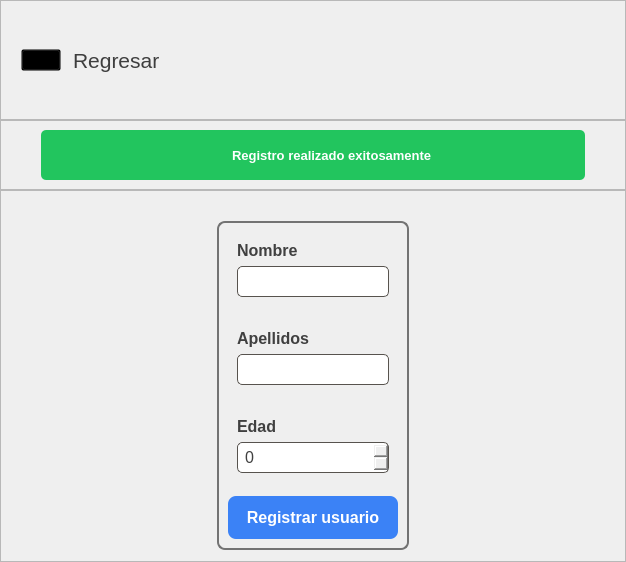
            <widget class="QWidget" name="pagAgregarPaciente">
             <layout class="QVBoxLayout" name="verticalLayout_31">
              <property name="spacing">
               <number>0</number>
              </property>
              <property name="leftMargin">
               <number>0</number>
              </property>
              <property name="topMargin">
               <number>0</number>
              </property>
              <property name="rightMargin">
               <number>0</number>
              </property>
              <property name="bottomMargin">
               <number>0</number>
              </property>
              <item alignment="Qt::AlignTop">
               <widget class="QFrame" name="frame_44">
                <property name="sizePolicy">
                 <sizepolicy hsizetype="Preferred" vsizetype="Expanding">
                  <horstretch>0</horstretch>
                  <verstretch>0</verstretch>
                 </sizepolicy>
                </property>
                <property name="minimumSize">
                 <size>
                  <width>0</width>
                  <height>120</height>
                 </size>
                </property>
                <property name="frameShape">
                 <enum>QFrame::StyledPanel</enum>
                </property>
                <property name="frameShadow">
                 <enum>QFrame::Raised</enum>
                </property>
                <layout class="QHBoxLayout" name="horizontalLayout_23">
                 <property name="spacing">
                  <number>12</number>
                 </property>
                 <property name="leftMargin">
                  <number>20</number>
                 </property>
                 <property name="topMargin">
                  <number>20</number>
                 </property>
                 <property name="rightMargin">
                  <number>20</number>
                 </property>
                 <property name="bottomMargin">
                  <number>20</number>
                 </property>
                 <item alignment="Qt::AlignLeft">
                  <widget class="QPushButton" name="btnRegresarAPacientes">
                   <property name="cursor">
                    <cursorShape>PointingHandCursor</cursorShape>
                   </property>
                   <property name="styleSheet">
                    <string notr="true">QPushButton{
	background-color: transparent;
}</string>
                   </property>
                   <property name="text">
                    <string/>
                   </property>
                   <property name="icon">
                    <iconset>
                     <normaloff>img/back.svg</normaloff>img/back.svg</iconset>
                   </property>
                   <property name="iconSize">
                    <size>
                     <width>30</width>
                     <height>30</height>
                    </size>
                   </property>
                  </widget>
                 </item>
                 <item>
                  <widget class="QLabel" name="lblRegresarAPacientes">
                   <property name="sizePolicy">
                    <sizepolicy hsizetype="Preferred" vsizetype="Expanding">
                     <horstretch>0</horstretch>
                     <verstretch>0</verstretch>
                    </sizepolicy>
                   </property>
                   <property name="font">
                    <font>
                     <family>Arial</family>
                     <pointsize>16</pointsize>
                    </font>
                   </property>
                   <property name="cursor">
                    <cursorShape>PointingHandCursor</cursorShape>
                   </property>
                   <property name="styleSheet">
                    <string notr="true">QLabel{
	color: #3E3E3E;
}</string>
                   </property>
                   <property name="text">
                    <string>Regresar</string>
                   </property>
                  </widget>
                 </item>
                 <item>
                  <spacer name="horizontalSpacer_20">
                   <property name="orientation">
                    <enum>Qt::Horizontal</enum>
                   </property>
                   <property name="sizeHint" stdset="0">
                    <size>
                     <width>40</width>
                     <height>20</height>
                    </size>
                   </property>
                  </spacer>
                 </item>
                </layout>
               </widget>
              </item>
              <item alignment="Qt::AlignTop">
               <widget class="QFrame" name="frame_43">
                <property name="minimumSize">
                 <size>
                  <width>0</width>
                  <height>70</height>
                 </size>
                </property>
                <property name="maximumSize">
                 <size>
                  <width>16777215</width>
                  <height>264</height>
                 </size>
                </property>
                <property name="frameShape">
                 <enum>QFrame::StyledPanel</enum>
                </property>
                <property name="frameShadow">
                 <enum>QFrame::Raised</enum>
                </property>
                <layout class="QHBoxLayout" name="horizontalLayout_21">
                 <property name="leftMargin">
                  <number>40</number>
                 </property>
                 <property name="rightMargin">
                  <number>40</number>
                 </property>
                 <item>
                  <widget class="QFrame" name="lblRegistroPaciente">
                   <property name="styleSheet">
                    <string notr="true">QFrame{
	background-color: #22c55e;
	border-radius: 5px;
}</string>
                   </property>
                   <property name="frameShape">
                    <enum>QFrame::StyledPanel</enum>
                   </property>
                   <property name="frameShadow">
                    <enum>QFrame::Raised</enum>
                   </property>
                   <layout class="QHBoxLayout" name="horizontalLayout_22">
                    <item>
                     <spacer name="horizontalSpacer_18">
                      <property name="orientation">
                       <enum>Qt::Horizontal</enum>
                      </property>
                      <property name="sizeHint" stdset="0">
                       <size>
                        <width>40</width>
                        <height>20</height>
                       </size>
                      </property>
                     </spacer>
                    </item>
                    <item>
                     <widget class="QPushButton" name="lblIconoRegistroPaciente">
                      <property name="minimumSize">
                       <size>
                        <width>30</width>
                        <height>30</height>
                       </size>
                      </property>
                      <property name="styleSheet">
                       <string notr="true">QPushButton{
	background-color: transparent;
	border: none;
}</string>
                      </property>
                      <property name="text">
                       <string/>
                      </property>
                      <property name="icon">
                       <iconset>
                        <normaloff>img/check.svg</normaloff>img/check.svg</iconset>
                      </property>
                      <property name="iconSize">
                       <size>
                        <width>30</width>
                        <height>30</height>
                       </size>
                      </property>
                     </widget>
                    </item>
                    <item>
                     <widget class="QLabel" name="lblMsjRegistroPaciente">
                      <property name="font">
                       <font>
                        <family>Arial</family>
                        <pointsize>10</pointsize>
                        <weight>75</weight>
                        <bold>true</bold>
                       </font>
                      </property>
                      <property name="styleSheet">
                       <string notr="true">QLabel{
	color: #fff;
}</string>
                      </property>
                      <property name="text">
                       <string>Registro realizado exitosamente</string>
                      </property>
                     </widget>
                    </item>
                    <item>
                     <spacer name="horizontalSpacer_19">
                      <property name="orientation">
                       <enum>Qt::Horizontal</enum>
                      </property>
                      <property name="sizeHint" stdset="0">
                       <size>
                        <width>40</width>
                        <height>20</height>
                       </size>
                      </property>
                     </spacer>
                    </item>
                   </layout>
                  </widget>
                 </item>
                </layout>
               </widget>
              </item>
              <item>
               <widget class="QFrame" name="frame_38">
                <property name="sizePolicy">
                 <sizepolicy hsizetype="Preferred" vsizetype="Expanding">
                  <horstretch>0</horstretch>
                  <verstretch>0</verstretch>
                 </sizepolicy>
                </property>
                <property name="frameShape">
                 <enum>QFrame::StyledPanel</enum>
                </property>
                <property name="frameShadow">
                 <enum>QFrame::Raised</enum>
                </property>
                <layout class="QGridLayout" name="gridLayout_14">
                 <property name="topMargin">
                  <number>30</number>
                 </property>
                 <item row="0" column="0">
                  <spacer name="horizontalSpacer_16">
                   <property name="orientation">
                    <enum>Qt::Horizontal</enum>
                   </property>
                   <property name="sizeHint" stdset="0">
                    <size>
                     <width>207</width>
                     <height>20</height>
                    </size>
                   </property>
                  </spacer>
                 </item>
                 <item row="0" column="1">
                  <widget class="QFrame" name="frame_39">
                   <property name="sizePolicy">
                    <sizepolicy hsizetype="Preferred" vsizetype="Preferred">
                     <horstretch>0</horstretch>
                     <verstretch>0</verstretch>
                    </sizepolicy>
                   </property>
                   <property name="minimumSize">
                    <size>
                     <width>0</width>
                     <height>0</height>
                    </size>
                   </property>
                   <property name="sizeIncrement">
                    <size>
                     <width>0</width>
                     <height>0</height>
                    </size>
                   </property>
                   <property name="styleSheet">
                    <string notr="true">QFrame{
	border: 2px solid #737373;
	border-radius: 8px;
}</string>
                   </property>
                   <property name="frameShape">
                    <enum>QFrame::StyledPanel</enum>
                   </property>
                   <property name="frameShadow">
                    <enum>QFrame::Raised</enum>
                   </property>
                   <layout class="QVBoxLayout" name="verticalLayout_27">
                    <property name="spacing">
                     <number>14</number>
                    </property>
                    <item alignment="Qt::AlignTop">
                     <widget class="QFrame" name="frame_40">
                      <property name="styleSheet">
                       <string notr="true">QFrame{
	border: none;
}</string>
                      </property>
                      <property name="frameShape">
                       <enum>QFrame::StyledPanel</enum>
                      </property>
                      <property name="frameShadow">
                       <enum>QFrame::Raised</enum>
                      </property>
                      <layout class="QVBoxLayout" name="verticalLayout_28">
                       <item alignment="Qt::AlignTop">
                        <widget class="QLabel" name="label_19">
                         <property name="font">
                          <font>
                           <family>Arial</family>
                           <pointsize>12</pointsize>
                           <weight>75</weight>
                           <bold>true</bold>
                          </font>
                         </property>
                         <property name="styleSheet">
                          <string notr="true">QLabel{
	color: #404040;
}</string>
                         </property>
                         <property name="text">
                          <string>Nombre</string>
                         </property>
                        </widget>
                       </item>
                       <item>
                        <widget class="QLineEdit" name="inpRegistroNombre">
                         <property name="minimumSize">
                          <size>
                           <width>0</width>
                           <height>30</height>
                          </size>
                         </property>
                         <property name="font">
                          <font>
                           <family>Arial</family>
                           <pointsize>12</pointsize>
                          </font>
                         </property>
                         <property name="styleSheet">
                          <string notr="true">QLineEdit{
	padding: 4px;
	border-radius: 5px;
	border: 1px solid #57534e;
	color: #404040;
	padding-left: 5px;
	padding-right: 5px;
}</string>
                         </property>
                         <property name="text">
                          <string/>
                         </property>
                        </widget>
                       </item>
                      </layout>
                     </widget>
                    </item>
                    <item alignment="Qt::AlignTop">
                     <widget class="QFrame" name="frame_41">
                      <property name="styleSheet">
                       <string notr="true">QFrame{
	border: none;
}</string>
                      </property>
                      <property name="frameShape">
                       <enum>QFrame::StyledPanel</enum>
                      </property>
                      <property name="frameShadow">
                       <enum>QFrame::Raised</enum>
                      </property>
                      <layout class="QVBoxLayout" name="verticalLayout_29">
                       <item alignment="Qt::AlignTop">
                        <widget class="QLabel" name="label_20">
                         <property name="font">
                          <font>
                           <family>Arial</family>
                           <pointsize>12</pointsize>
                           <weight>75</weight>
                           <bold>true</bold>
                          </font>
                         </property>
                         <property name="styleSheet">
                          <string notr="true">QLabel{
	color: #404040;
}</string>
                         </property>
                         <property name="text">
                          <string>Apellidos</string>
                         </property>
                        </widget>
                       </item>
                       <item>
                        <widget class="QLineEdit" name="inpRegistroApellidos">
                         <property name="minimumSize">
                          <size>
                           <width>0</width>
                           <height>30</height>
                          </size>
                         </property>
                         <property name="font">
                          <font>
                           <family>Arial</family>
                           <pointsize>12</pointsize>
                          </font>
                         </property>
                         <property name="styleSheet">
                          <string notr="true">QLineEdit{
	padding: 4px;
	border-radius: 5px;
	border: 1px solid #57534e;
	color: #404040;
	padding-left: 5px;
	padding-right: 5px;
}</string>
                         </property>
                        </widget>
                       </item>
                      </layout>
                     </widget>
                    </item>
                    <item>
                     <widget class="QFrame" name="frame_42">
                      <property name="styleSheet">
                       <string notr="true">QFrame{
	border: none;
}</string>
                      </property>
                      <property name="frameShape">
                       <enum>QFrame::StyledPanel</enum>
                      </property>
                      <property name="frameShadow">
                       <enum>QFrame::Raised</enum>
                      </property>
                      <layout class="QVBoxLayout" name="verticalLayout_30">
                       <item alignment="Qt::AlignTop">
                        <widget class="QLabel" name="label_21">
                         <property name="font">
                          <font>
                           <family>Arial</family>
                           <pointsize>12</pointsize>
                           <weight>75</weight>
                           <bold>true</bold>
                          </font>
                         </property>
                         <property name="styleSheet">
                          <string notr="true">QLabel{
	color: #404040;
}</string>
                         </property>
                         <property name="text">
                          <string>Edad</string>
                         </property>
                        </widget>
                       </item>
                       <item>
                        <widget class="QSpinBox" name="inpRegistroEdad">
                         <property name="font">
                          <font>
                           <family>Arial</family>
                           <pointsize>12</pointsize>
                          </font>
                         </property>
                         <property name="styleSheet">
                          <string notr="true">QSpinBox{
	padding: 4px;
	border-radius: 5px;
	border: 1px solid #57534e;
	color: #404040;
	padding-left: 5px;
	padding-right: 5px;
}</string>
                         </property>
                        </widget>
                       </item>
                      </layout>
                     </widget>
                    </item>
                    <item>
                     <widget class="QPushButton" name="btnRegistroPacienteSubmit">
                      <property name="font">
                       <font>
                        <family>Arial</family>
                        <pointsize>12</pointsize>
                        <weight>75</weight>
                        <bold>true</bold>
                       </font>
                      </property>
                      <property name="cursor">
                       <cursorShape>PointingHandCursor</cursorShape>
                      </property>
                      <property name="styleSheet">
                       <string notr="true">QPushButton{
	background-color: #3b82f6;
	padding: 12px;
	border-radius: 8px;
	color: #fff;
}
QPushButton::hover{
	background-color: #2563eb;
}</string>
                      </property>
                      <property name="text">
                       <string>Registrar usuario</string>
                      </property>
                     </widget>
                    </item>
                   </layout>
                  </widget>
                 </item>
                 <item row="0" column="2">
                  <spacer name="horizontalSpacer_17">
                   <property name="orientation">
                    <enum>Qt::Horizontal</enum>
                   </property>
                   <property name="sizeHint" stdset="0">
                    <size>
                     <width>207</width>
                     <height>20</height>
                    </size>
                   </property>
                  </spacer>
                 </item>
                 <item row="1" column="1">
                  <spacer name="verticalSpacer_5">
                   <property name="orientation">
                    <enum>Qt::Vertical</enum>
                   </property>
                   <property name="sizeHint" stdset="0">
                    <size>
                     <width>20</width>
                     <height>2</height>
                    </size>
                   </property>
                  </spacer>
                 </item>
                </layout>
               </widget>
              </item>
             </layout>
            </widget>
